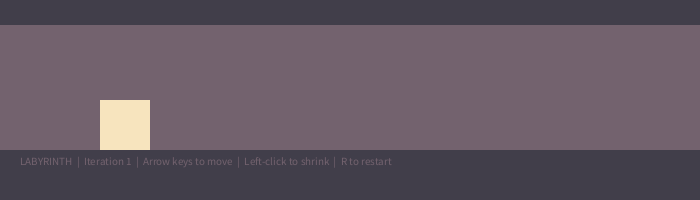
Frame 1 (no input)
Frame 60 (the mouse pressed at the canvas centre just before this capture): identical to frame 1, image omitted
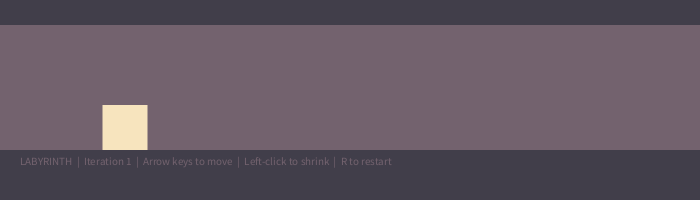
Frame 120 (the mouse held since frame 60 and released just before this capture)

The Processing sketch that drew these frames (run headless with seeded random() and noise(); from frame 60 on, the mouse is pressed at the canvas centre):

// Processing sketch: processing_108924
// ── processing_108924.pde

//Alex Lee, asl1@andrew.cmu.edu, 60-257, HW4
//Copyright Alex Lee 2013, Pittsburgh PA

/*

Press arrow keys to move. 
Left-click to shrink character.
Press 'r' to restart.

Move to the right. Whenever you reach the edge of the screen, you will complete one iteration of the labyrinth. 
The labyrinth becomes more difficult to maneuver each iteration. But I couldn't get collision working correctly, 
so currently the obstacles can't block you. 

I also had an issue where if you're holding down left or right and press up, the left/right stops registering 
for some reason, and you have to press it again. 

*/

int iterationNum; 

color backgroundColor = #73626E;//#FFFFFF;
color borderColor = #413E4A;//#000000;
color obstacleColor = borderColor;
color playerColor = #F7E4BE;//#EA0000;

int borderHeight = 25;
int obstacleHeight = 25;
int obstacleWidth = 25;

boolean jumpingState;
float gravity = .2;
float friction = .01;
float groundHeight;
float pVelX; 
float pVelY;
float pMoveSpeed = .6;
float pMaxVelX = 10;
float pX;
float pY;
int pHeight;
int pWidth;

boolean upCollision = false;
boolean downCollision = true;
boolean leftCollision = false;
boolean rightCollision = false;

int obstacleXNum;
int obstacleYNum;

int[] obstacleXArray;
int[] obstacleYArray;

String explanationText;


void setup() {
  size(700, 200);
  noStroke();
  textSize(11);
  restartGame();
}

void restartGame() {
  background(backgroundColor);
  
  pVelX = 0;
  pVelY = 0;
  pHeight = 50;
  pWidth = pHeight;
  pX = 100;
  pY = height - borderHeight * 2 - pHeight;
  
  iterationNum = 1;
  
  jumpingState = false;
  
  obstacleXNum = width / obstacleWidth;
  obstacleYNum = (height - borderHeight * 3) / obstacleHeight;
  
  obstacleXArray = new int[0];
  obstacleYArray = new int[0];
}


void draw() {
  drawBackground();
  drawObstacles();
  //checkCollision();
  drawCharacter();
}

void drawBackground() {
  groundHeight = height - borderHeight * 2 - pHeight;
  
  background(backgroundColor);
  fill(borderColor);
  rect(0, 0, width, borderHeight);
  rect(0, height - borderHeight * 2, width, borderHeight * 2);
  fill(backgroundColor);
  explanationText = "LABYRINTH  |  Iteration " + iterationNum + "  |  Arrow keys to move  |  Left-click to shrink  |  R to restart";
  text(explanationText, 20, 165);
}

void drawObstacles() {
  //make an empty array, add coordinates(?) to it each iteration to generate blocks 
  //make it so you can't generate duplicate coordinates 
  //use a 2d array, or one array each for x and y? 
  fill(borderColor);
  for(int i = 0; i < obstacleXArray.length; i++) {
    rect(obstacleXArray[i] * obstacleWidth, obstacleYArray[i] * obstacleHeight + borderHeight, obstacleWidth, obstacleHeight);
  }
}

void checkCollision() {
  for(int i = 0; i < obstacleXArray.length; i++) {
    //left collision
    if(pX < (obstacleWidth * obstacleXArray[i] + obstacleWidth) && pX > (obstacleWidth * obstacleXArray[i])) {
      if(((pY + 1 < obstacleYArray[i] * obstacleHeight + obstacleHeight + borderHeight) && (pY + 1 > obstacleYArray[i] * obstacleHeight + borderHeight)) || ((pY - 1 + pHeight < obstacleYArray[i] * obstacleHeight + obstacleHeight + borderHeight) && (pY - 1 + pHeight > obstacleYArray[i] * obstacleHeight + borderHeight))) {
      //if(pY + pHeight/2 < obstacleYArray[i] * obstacleHeight + borderHeight + obstacleHeight && pY + pHeight/2 > obstacleYArray[i] * obstacleHeight + borderHeight) {
        
        leftCollision = true; 
        println("LC");
        pX = obstacleWidth * obstacleXArray[i] + obstacleWidth;
        //pVelX = 0;
      }
      else {
        leftCollision = false;
      }
    }
    else {
      leftCollision = false;
    }
    
    //right collision
    if(pX + pWidth < (obstacleWidth * obstacleXArray[i] + obstacleWidth) && pX + pWidth > (obstacleWidth * obstacleXArray[i])) {
      if(((pY + 1 < obstacleYArray[i] * obstacleHeight + obstacleHeight + borderHeight) && (pY + 1 > obstacleYArray[i] * obstacleHeight + borderHeight)) || ((pY - 1 + pHeight < obstacleYArray[i] * obstacleHeight + obstacleHeight + borderHeight) && (pY - 1 + pHeight > obstacleYArray[i] * obstacleHeight + borderHeight))) {
        rightCollision = true; 
        println("RC");
        pX = obstacleWidth * obstacleXArray[i] - pWidth;
        //pVelX = 0;
      }
      else {
        rightCollision = false;
      }
    }
    else {
      rightCollision = false;
    }
    
    //down collision 
    if(pY + pHeight > obstacleYArray[i] * obstacleHeight + borderHeight && pY + pHeight < obstacleYArray[i] * obstacleHeight + obstacleHeight + borderHeight) {
      //greater than top of block and smaller than bottom 
      if(((pX + 1 > obstacleXArray[i] * obstacleWidth) && (pX + 1 < obstacleXArray[i] * obstacleWidth + obstacleWidth)) || ((pX - 1 + pWidth > obstacleXArray[i] * obstacleWidth) && (pX - 1 + pWidth < obstacleXArray[i] * obstacleWidth + obstacleWidth))) {
        //greater than left, less than right
        downCollision = true;
        println("DC");
        pY = obstacleYArray[i] * obstacleHeight - pHeight;
      }
    }
      
    //else if //hitting ground) {
      //downCollision = true;
    //}
    else {
      downCollision = false;
    }
  }
}

void drawCharacter() {
  if(pY < groundHeight) {   //downCollision == false) {
    pVelY += gravity;
  }
  
  /*
  to prevent bouncing, one solution is to make it so that when the distance between pY and the ground is less than pVelY, it 
  snaps to the ground rather than moving the full amount
  */
  //bouncing
  if(groundHeight - pY < pVelY) {
    pVelY = 0;
    pY = groundHeight;
    jumpingState = false;
  }
  else {
    pY += pVelY;
  }
  
  //friction
  if(downCollision) {
    if(pVelX > 0 || pVelX < 0) {
      pVelX *= (1 - friction);
    }
  }
  
  pX += pVelX;
  
  
  if(pX >= width) {
    pX = -pWidth;
    increaseIteration();
  }
  
  fill(playerColor);
  rect(pX, pY, pHeight, pWidth);
}

void increaseIteration() {
  iterationNum++;
  
  //add block to array here 
  int tempX = round(random(obstacleXNum - 1));
  int tempY = round(random(obstacleYNum - 1));
  boolean checkBoolean = false;
  
  for(int i = 0; i < obstacleXArray.length; i++) {
    if(tempX == obstacleXArray[i] && tempY == obstacleYArray[i]) {
      checkBoolean = true;
    }
  }
  if (checkBoolean) {
    //how do you make it keep reiterating the above steps? should you make it its own function? 
  }
  
  obstacleXArray = append(obstacleXArray, tempX);
  println(obstacleXArray);
  obstacleYArray = append(obstacleYArray, tempY);
  println(obstacleYArray);
}


void keyPressed() { 
  if(key == CODED) {
    
    
    
    if(keyCode == LEFT) {
      if(leftCollision == false) {
        if(pVelX > -pMaxVelX) {
          pVelX -= pMoveSpeed;
        }
      }
    }
    if(keyCode == RIGHT) {
      if(rightCollision == false) {
        if(pVelX < pMaxVelX) {
          pVelX += pMoveSpeed;
        }
      }
    }
    if(keyCode == UP) {
      //how about if collision is false, you increase velocity
      //up works a bit differently tho than left or right, it should just give
      //a large boost in velocity 
      if(!jumpingState) {
        pVelY -= 5;
        jumpingState = true; 
      }
      //must put jumpingstate false somewhere - when it's touching the ground, so when down collision is true 
    }
    if(keyCode == DOWN) {
      
    }
    
  }
  if(key == 'r') {
    restartGame();
  }
}


void mousePressed() {
  float change = 5;//pHeight / 5;
  if(pHeight > 0 && pWidth > 0) {
    pHeight -= change; 
    pWidth -= change;
    pX += change / 2;
    pY += change;
  }
}


/*
when the character goes past the edge of the screen, he appears to the left of the
screen, he can't move further left past that 
-if his body is beyond the 0 threshold, he can't move beyond the first opening 

change colors to more appealing ones later 

maybe you start large, can click to make yourself smaller, but that runs the risk of
making you disappear 

use up arrow for jump

show the player what iteration they're on 

maybe you CAN go left, go to previous iterations? is that too complex for this 
initial sketch? maybe add it in a more fleshed out version? 

maybe additional text briefly appears and disappears 

TO DO: 
adding bricks
collision with bricks (should this be based on the physical brick (so when they hit, they can't go further), or on the
brick 'tile')
-can you use the same velocity method for bricks? how do you prevent the 'bounce'? 
--the velocity method should work, but you have to take into account both height and width 
---so if the height of the player is in 'range' of the brick height, then there's a check to see if they're close enough, and if they
are then it 'collides' and pushes player into brick 
---it checks for collision by testing the player against all the bricks every frame? 
i want to do both x and y velocity, maybe i should just focus on y for now? or try both? 
-i don't think the velocity method is feasible, just doing a check is better once it hits 


 
  
  //generate obstacles each iteration next 
  
  

*/
